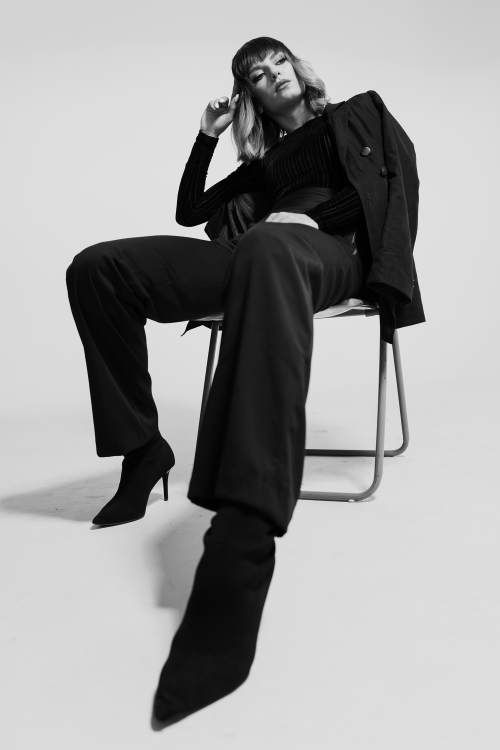
#> input picture Atividade4/resultados_q3/original_gray.png, 1000 x 1500 px (shown at 1/2 size)
$ python questao3_watershed.py --input resultados_q3/original_gray.png --outdir out
#> lines starting #> are read from the running program, lines starting #| are printed output that depends on the picture; after the words box and inside, x2 and y2 are one past the last pixel; in counts of white or black regions, pixels touching at a corner belong together
import os
import json
from collections import deque
import argparse
import numpy as np
from PIL import Image as PILImage
from PIL import Image
from scipy.ndimage import distance_transform_edt, maximum_filter, label

def ensure_dir(path):
    os.makedirs(path, exist_ok=True)

def load_gray(path):
#> called with path = 'resultados_q3/original_gray.png'
    img = PILImage.open(path).convert('L')
#> img is the input picture: PIL image 1000x1500 L; min 0, max 255, mean 158.6
    w, h = img.size
#> w = 1000; h = 1500
    img = img.resize((w//4, h//4), PILImage.Resampling.LANCZOS)
#> img: PIL image 250x375 L
    return np.array(img, dtype=np.float32)

def save_u8(arr, path):
    Image.fromarray(np.clip(arr, 0, 255).astype(np.uint8)).save(path)

def binarize(img, thresh=128):
#> called with thresh = 128
    return (img > thresh).astype(np.uint8) * 255
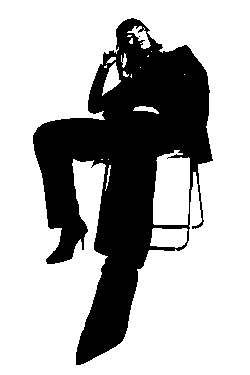
#> returned value: shape (375, 250); 70.5% white; 2 black regions (1 under 20 px), largest, box (x1, y1, x2, y2) and area: (33, 18, 213, 365) 27622

def erode(bin_img, se_size=3):
#> called with se_size = 3
    se = np.ones((se_size, se_size), dtype=np.uint8)
    h, w = bin_img.shape
#> h = 375; w = 250
    sh, sw = se.shape
    ph, pw = sh//2, sw//2
    pad = np.pad(bin_img, ((ph, ph), (pw, pw)), mode='constant', constant_values=0)
#> pad: shape (377, 252); 69.6% white; 3 black regions (1 under 20 px), largest, box (x1, y1, x2, y2) and area: (34, 19, 214, 366) 27622, (0, 0, 252, 377) 1254
    out = np.zeros_like(bin_img, dtype=np.uint8)
    for i in range(h):
        for j in range(w):
            region = pad[i:i+sh, j:j+sw]
            if np.all(region == 255):
                out[i, j] = 255
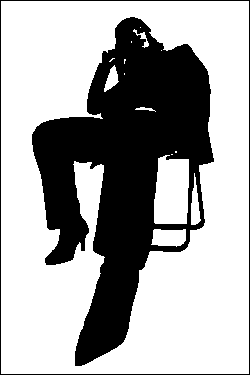
#> out: shape (375, 250); 66.5% white; 2 black regions, box (x1, y1, x2, y2) and area: (32, 17, 214, 366) 30195, (0, 0, 250, 375) 1246
    return out

def dilate(bin_img, se_size=3):
#> called with se_size = 3
    se = np.ones((se_size, se_size), dtype=np.uint8)
#> se = [[1, 1, 1], [1, 1, 1], [1, 1, 1]]
    h, w = bin_img.shape
#> h = 375; w = 250
    sh, sw = se.shape
#> sh = 3; sw = 3
    ph, pw = sh//2, sw//2
#> ph = 1; pw = 1
    pad = np.pad(bin_img, ((ph, ph), (pw, pw)), mode='constant', constant_values=0)
#> pad: shape (377, 252); 65.6% white; 2 black regions, box (x1, y1, x2, y2) and area: (33, 18, 215, 367) 30195, (0, 0, 252, 377) 2500
    out = np.zeros_like(bin_img, dtype=np.uint8)
    for i in range(h):
        for j in range(w):
            region = pad[i:i+sh, j:j+sw]
            if np.any(region == 255):
                out[i, j] = 255
#> out: shape (375, 250); 70.3% white; 1 black region, box (x1, y1, x2, y2) and area: (33, 18, 213, 365) 27869
    return out

def opening(bin_img, se_size=3):
    return dilate(erode(bin_img, se_size), se_size)

def closing(bin_img, se_size=3):
    return erode(dilate(bin_img, se_size), se_size)
#> call 2 of dilate, with se_size = 3
#> in dilate (call 2), `pad = np.pad(bin_img, ((ph, ph), (pw, pw)), mode='constant', constant_..`: pad: shape (377, 252); 69.3% white; 2 black regions, box (x1, y1, x2, y2) and area: (34, 19, 214, 366) 27869, (0, 0, 252, 377) 1254
#> after the loop in dilate (call 2), `for i in range(h):`:
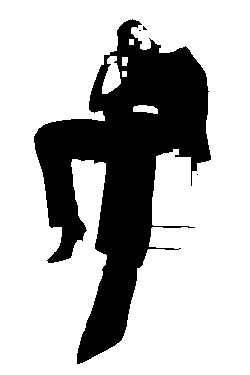
#> out: shape (375, 250); 72.8% white; 4 black regions (3 under 20 px), largest, box (x1, y1, x2, y2) and area: (34, 19, 211, 364) 25512
#> in erode (call 2), `pad = np.pad(bin_img, ((ph, ph), (pw, pw)), mode='constant', constant_..`: pad: shape (377, 252); 71.8% white; 5 black regions (3 under 20 px), largest, box (x1, y1, x2, y2) and area: (35, 20, 212, 365) 25512, (0, 0, 252, 377) 1254
#> after the loop in erode (call 2), `for i in range(h):`: out: shape (375, 250); 69.2% white; 3 black regions (1 under 20 px), largest, box (x1, y1, x2, y2) and area: (33, 18, 212, 365) 27577, (0, 0, 250, 375) 1246

def find_markers(dist_img, threshold=0.5):
#> called with threshold = 0.5
    max_local = maximum_filter(dist_img, size=3, mode='constant', cval=0)
    is_max = (dist_img == max_local) & (dist_img > threshold)
#> is_max: shape (375, 250) bool; 0.04% white in thin lines or dots, all inside (x1, y1, x2, y2) = (40, 30, 220, 332)
    labeled, num = label(is_max)
#> labeled: shape (375, 250) int32; 21 distinct labels, from 0 to 20
#> num = 20
    return labeled.astype(np.int32), num

def watershed(markers, gradient, connectivity=4):
    h, w = gradient.shape
    label_map = np.copy(markers)
    queue = deque()
    neighbors = [(-1,0),(1,0),(0,-1),(0,1)] if connectivity==4 else [(-1,-1),(-1,0),(-1,1),(0,-1),(0,1),(1,-1),(1,0),(1,1)]

    for i in range(h):
        for j in range(w):
            if label_map[i, j] > 0:
                queue.append((i, j, label_map[i, j]))

    while queue:
        i, j, lbl = queue.popleft()
        for di, dj in neighbors:
            ni, nj = i+di, j+dj
            if 0 <= ni < h and 0 <= nj < w:
                if label_map[ni, nj] == 0:
                    label_map[ni, nj] = lbl
                    queue.append((ni, nj, lbl))
                elif label_map[ni, nj] != lbl:
                    label_map[ni, nj] = -1
    return label_map

def process_image(img_path, outdir):
    img = load_gray(img_path)
    save_u8(img, os.path.join(outdir, 'original_gray.png'))

    bin_img = binarize(img, 128)
    save_u8(bin_img, os.path.join(outdir, 'binaria.png'))

    clean = opening(bin_img, 3)
    clean = closing(clean, 3)
    save_u8(clean, os.path.join(outdir, 'limpa.png'))

    dist = distance_transform_edt(clean == 255)
    if dist.max() > 0:
        dist = dist / dist.max()
    dist_vis = (dist * 255).astype(np.uint8)
    save_u8(dist_vis, os.path.join(outdir, 'distancia.png'))

    markers, num_markers = find_markers(dist, threshold=0.5)
#> num_markers = 20
    markers_vis = np.zeros_like(img, dtype=np.uint8)
    markers_vis[markers > 0] = 255
    save_u8(markers_vis, os.path.join(outdir, 'marcadores.png'))

    gy, gx = np.gradient(img)
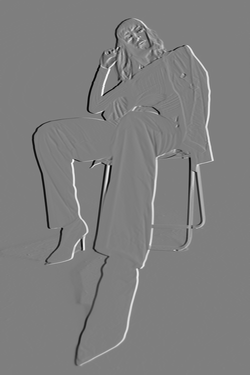
#> gx: shape (375, 250) float32; min -122.5, max 123.5, mean 0; drawn with min black and max white
    grad_mag = np.sqrt(gx**2 + gy**2)
    if grad_mag.max() > 0:
        grad_mag = grad_mag / grad_mag.max()
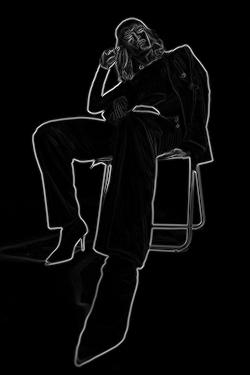
#> grad_mag: shape (375, 250) float32; min 0, max 1, mean 0.0324

    watershed_labels = watershed(markers, grad_mag, connectivity=4)
#> the loop in watershed, `while queue:` made 93750 passes
#> (i, j, lbl) on passes 1 to 3: (30, 85, 1), (32, 217, 2), (35, 218, 3)
#> after the loop in watershed, `while queue:`:
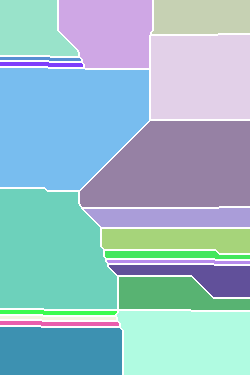
#> label_map: shape (375, 250) int32; 21 distinct labels, from -1 to 20; one colour per label, 0 black, -1 white

    ws_vis = np.zeros_like(img, dtype=np.uint8)
    ws_vis[watershed_labels == -1] = 255
    ws_vis[watershed_labels > 0] = 128
    save_u8(ws_vis, os.path.join(outdir, 'watershed_resultado.png'))

    overlay = img.copy()
    overlay[watershed_labels == -1] = 255
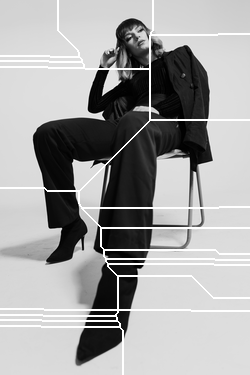
#> overlay: shape (375, 250) float32; min 0, max 255, mean 163.9
    save_u8(overlay, os.path.join(outdir, 'segmentacao_overlay.png'))

    return {
        'num_markers': int(num_markers),
        'num_regions': len(np.unique(watershed_labels)) - 1
    }

def main():
    parser = argparse.ArgumentParser()
    parser.add_argument('--input', required=True)
    parser.add_argument('--outdir', required=True)
    args = parser.parse_args()

    ensure_dir(args.outdir)
    results = process_image(args.input, args.outdir)
#> results = {'num_markers': 20, 'num_regions': 20}

    json_path = os.path.join(args.outdir, 'resultados_q3.json')
    with open(json_path, 'w') as f:
        json.dump(results, f, indent=2)

if __name__ == '__main__':
    main()
